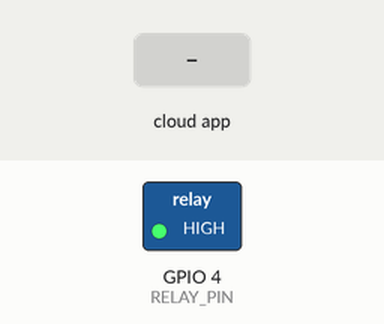
This sketch was run on a simulated ESP32. On the bench: switched loads named in the sketch (green lamp = pin HIGH). The inputs (shaded band) are chosen by the test bench. WiFi joins after 1.5 s; servers stay silent unless stated; no MQTT or app messages arrive unless stated; what the sketch prints to the serial monitor is not drawn.

Above: at 2.7 s.
2.8 s: the phone or cloud app sets bulb to ON
At 3.3 s:
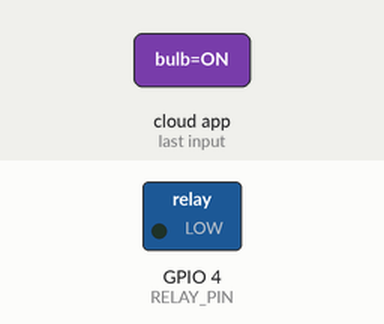
5.8 s: the phone or cloud app sets bulb to OFF
At 6.7 s:
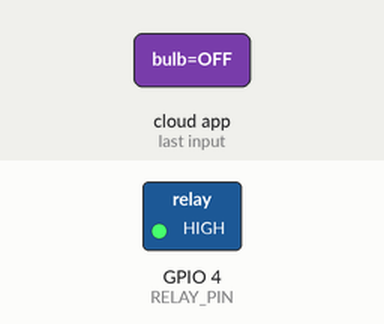
Timing chart, 0 to 8.8 s (numbered marks = the images above; inputs shaded):
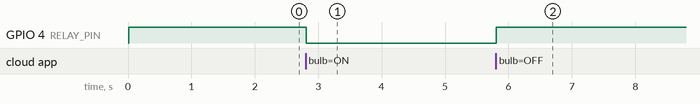

The sketch:

ESP32_Voice_IFTTT_AdafruitIO.ino
```cpp
/*
 * ==================================================================================
 * Assignment 3 – Voice-Controlled IoT Bulb using Google Assistant, IFTTT & Adafruit IO
 * Protosem IoT Seminar Track
 * Author: Santhosh P (Mechatronics Engineering)
 * Platform: ESP32 Dev Module (ESP-WROOM-32)
 * Actuator: 5V Single-Channel Relay Module (Active-LOW Optocoupled)
 * Framework: Arduino IDE
 * Libraries: WiFi.h, Adafruit_MQTT.h, Adafruit_MQTT_Client.h
 * ==================================================================================
 *
 * Flow:
 * Voice Command -> Google Assistant -> IFTTT Applet -> Adafruit IO Feed ->
 * MQTT Broker -> ESP32 Subscriber -> Relay GPIO -> AC Bulb
 * ==================================================================================
 */

#include <WiFi.h>
#include "Adafruit_MQTT.h"
#include "Adafruit_MQTT_Client.h"

// ==================================================================================
// 1. NETWORK & CLOUD BROKER CREDENTIALS
// Note: Sensitive production tokens are masked for security.
// ==================================================================================
#define WLAN_SSID       "YOUR_WIFI_SSID"          // 2.4 GHz Wi-Fi SSID
#define WLAN_PASS       "YOUR_WIFI_PASSWORD"      // Wi-Fi Password

#define AIO_SERVER      "io.adafruit.com"         // Adafruit IO Broker
#define AIO_SERVERPORT  1883                      // Standard unencrypted MQTT port
#define AIO_USERNAME    "YOUR_ADAFRUIT_USERNAME"  // Adafruit IO Username
#define AIO_KEY         "YOUR_AIO_KEY"            // 32-character active AIO Key

// ==================================================================================
// 2. HARDWARE RELAY CONFIGURATION
// Note: Most standard 5V relay modules are ACTIVE-LOW (LOW = Relay ON, HIGH = OFF)
// ==================================================================================
const int RELAY_PIN = 4; // GPIO 4 connected to Relay IN terminal

#define RELAY_ON  LOW   // Active-LOW trigger logic
#define RELAY_OFF HIGH  // Active-LOW cutoff logic

// ==================================================================================
// 3. MQTT CLIENT & FEED SUBSCRIPTION
// ==================================================================================
WiFiClient client;
Adafruit_MQTT_Client mqtt(&client, AIO_SERVER, AIO_SERVERPORT, AIO_USERNAME, AIO_KEY);

// Setup subscription for the voice automation feed: <username>/feeds/bulb
Adafruit_MQTT_Subscribe voiceFeed = Adafruit_MQTT_Subscribe(&mqtt, AIO_USERNAME "/feeds/bulb");

// Prototype
void MQTT_connect();

// ==================================================================================
// 4. SETUP ROUTINE
// ==================================================================================
void setup() {
  Serial.begin(115200);
  delay(10);

  // Initialize Relay GPIO as output and default to OFF
  pinMode(RELAY_PIN, OUTPUT);
  digitalWrite(RELAY_PIN, RELAY_OFF);

  Serial.println("\n=======================================================");
  Serial.println("  ESP32 Voice Automation (IFTTT + Adafruit IO) Booting ");
  Serial.println("=======================================================");

  // Connect to Local Wi-Fi Network
  Serial.print("Connecting to Wi-Fi: ");
  Serial.println(WLAN_SSID);
  WiFi.begin(WLAN_SSID, WLAN_PASS);

  while (WiFi.status() != WL_CONNECTED) {
    delay(500);
    Serial.print(".");
  }

  Serial.println("\nWiFi Connected successfully!");
  Serial.print("Assigned IP Address: ");
  Serial.println(WiFi.localIP());

  // Subscribe to Adafruit IO Feed updated by IFTTT Applet
  mqtt.subscribe(&voiceFeed);
  Serial.println("Subscribed to Voice Feed: " AIO_USERNAME "/feeds/bulb");
}

// ==================================================================================
// 5. MAIN EXECUTION LOOP
// ==================================================================================
void loop() {
  // Ensure MQTT connection is maintained
  MQTT_connect();

  // Read incoming subscription packets with a 5000ms non-blocking window
  Adafruit_MQTT_Subscribe *subscription;
  while ((subscription = mqtt.readSubscription(5000))) {
    if (subscription == &voiceFeed) {
      char *payload = (char *)voiceFeed.lastread;
      Serial.print("\n[Voice Automation Event] Feed 'bulb' payload: ");
      Serial.println(payload);

      // Evaluate command published by IFTTT Applet
      if (strcasecmp(payload, "ON") == 0 || strcmp(payload, "1") == 0) {
        digitalWrite(RELAY_PIN, RELAY_ON);
        Serial.println("-> Action: Relay CLOSED -> AC Bulb turned ON");
      } else if (strcasecmp(payload, "OFF") == 0 || strcmp(payload, "0") == 0) {
        digitalWrite(RELAY_PIN, RELAY_OFF);
        Serial.println("-> Action: Relay OPENED -> AC Bulb turned OFF");
      } else {
        Serial.print("-> Warning: Unhandled voice payload: ");
        Serial.println(payload);
      }
    }
  }

  // Ping Adafruit IO broker every 60 seconds to keep connection active
  if (!mqtt.ping()) {
    mqtt.disconnect();
  }
}

// ==================================================================================
// 6. ROBUST AUTO-RECONNECTION LOGIC
// ==================================================================================
void MQTT_connect() {
  int8_t ret;

  if (mqtt.connected()) {
    return;
  }

  Serial.print("Connecting to Adafruit IO Cloud Broker... ");

  uint8_t retries = 3;
  while ((ret = mqtt.connect()) != 0) {
    Serial.println(mqtt.connectErrorString(ret));
    Serial.println("Retrying in 5 seconds...");
    mqtt.disconnect();
    delay(5000);
    retries--;
    if (retries == 0) {
      Serial.println("Connection attempts failed. Resetting loop...");
      return;
    }
  }

  Serial.println("Connected to Adafruit IO!");
}
```

Measured:
- after the input at 2.8 s, GPIO 4 (RELAY_PIN): HIGH → LOW at once
- after the input at 5.8 s, GPIO 4 (RELAY_PIN): LOW → HIGH at once
